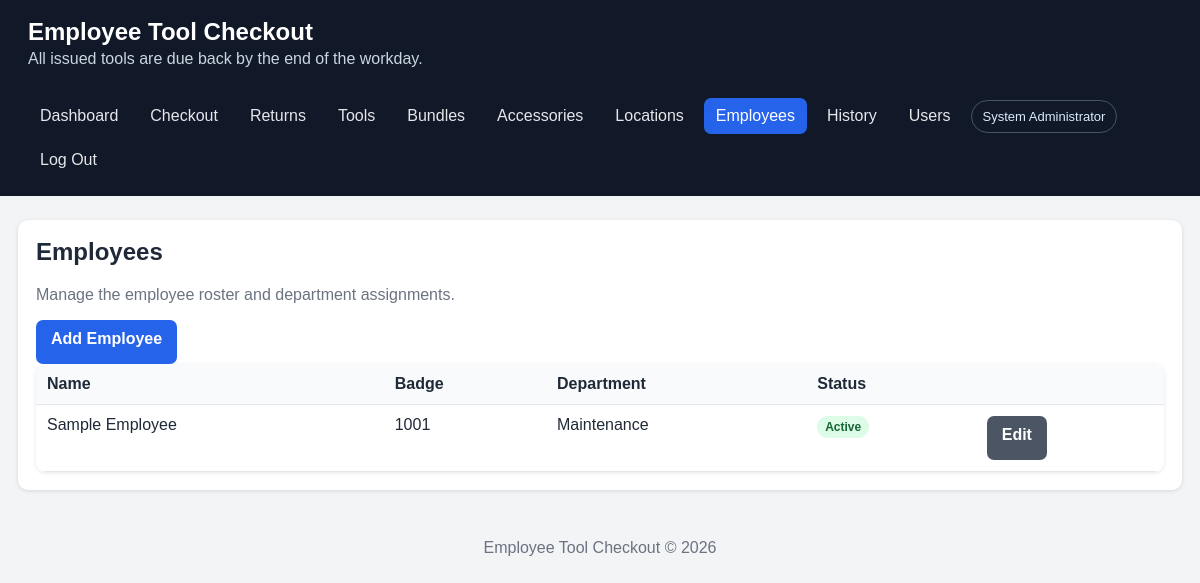
The page /employees.php (signed in) on the database its author committed.
### tables this page shows
CREATE TABLE IF NOT EXISTS employees (
    id INT UNSIGNED AUTO_INCREMENT PRIMARY KEY,
    name VARCHAR(150) NOT NULL,
    department VARCHAR(150) NOT NULL,
    badge_number VARCHAR(80) NULL,
    active TINYINT(1) NOT NULL DEFAULT 1,
    created_at DATETIME NOT NULL DEFAULT CURRENT_TIMESTAMP,
    INDEX idx_employee_department (department), UNIQUE KEY uq_employee_badge (badge_number)
);

### config.php (called while the page is built, shortened)
<?php
function db(): PDO
{
    $dsn = 'mysql:host=' . DB_HOST . ';dbname=' . DB_NAME . ';charset=utf8mb4';
    $pdo = new PDO($dsn, DB_USER, DB_PASS, [
        PDO::ATTR_ERRMODE => PDO::ERRMODE_EXCEPTION,
        PDO::ATTR_DEFAULT_FETCH_MODE => PDO::FETCH_ASSOC,
        PDO::ATTR_EMULATE_PREPARES => false,
    ]);
    return $pdo;
}

### includes/functions.php (called while the page is built, shortened)
<?php
function e(?string $value): string
{
    return htmlspecialchars($value ?? '', ENT_QUOTES, 'UTF-8');
}

### employees.php (the view, shortened to what this page needs)
<?php
require __DIR__ . '/includes/header.php';
$rows = db()->query('SELECT * FROM employees ORDER BY active DESC, name')->fetchAll();
?>
<div class="card"><div class="page-head"><div><h2>Employees</h2><p class="muted">Manage the employee roster and department assignments.</p></div><a class="button" href="employee_form.php">Add Employee</a></div>
<div class="table-wrap"><table><thead><tr><th>Name</th><th>Badge</th><th>Department</th><th>Status</th><th></th></tr></thead><tbody>
<?php foreach($rows as $r): ?><tr><td><?= e($r['name']) ?></td><td><?= e($r['badge_number'] ?: '—') ?></td><td><?= e($r['department']) ?></td><td><span class="badge <?= $r['active']?'available':'maintenance' ?>"><?= $r['active']?'Active':'Inactive' ?></span></td><td><a class="button secondary" href="employee_form.php?id=<?= (int)$r['id'] ?>">Edit</a></td></tr><?php endforeach; ?>
</tbody></table></div></div>
<?php require __DIR__ . '/includes/footer.php'; ?>

### assets/style.css (style rules this page uses)
:root { font-family: Arial, sans-serif; color: #1f2937; background: #f3f4f6; }
* { box-sizing: border-box; }
body { margin: 0; }
.card { background: white; border-radius: 10px; padding: 18px; box-shadow: 0 1px 4px rgba(0,0,0,.12); }
.card h2, .card h3 { margin-top: 0; }
button, .button { display: inline-block; background: #2563eb; color: white; border: 0; border-radius: 7px; padding: 10px 15px; cursor: pointer; text-decoration: none; font-weight: 700; }
.button.secondary { background: #4b5563; }
table { width: 100%; border-collapse: collapse; background: white; }
th, td { padding: 11px; border-bottom: 1px solid #e5e7eb; text-align: left; vertical-align: top; }
th { background: #f8fafc; }
.table-wrap { overflow-x: auto; border-radius: 10px; box-shadow: 0 1px 4px rgba(0,0,0,.1); }
.badge { display: inline-block; padding: 4px 8px; border-radius: 999px; font-size: 12px; font-weight: 700; background: #e5e7eb; }
.badge.available, .badge.returned { background: #dcfce7; color: #166534; }
.muted { color: #6b7280; }
body { padding-bottom: env(safe-area-inset-bottom); }
button, .button, input, select, textarea { min-height: 44px; }

### rows shown on the page
employees: name "Sample Employee", badge_number "1001", department "Maintenance", active "Active"

### other values the page prints
APP_NAME "Employee Tool Checkout"
current_user()['full_name'] "System Administrator"
